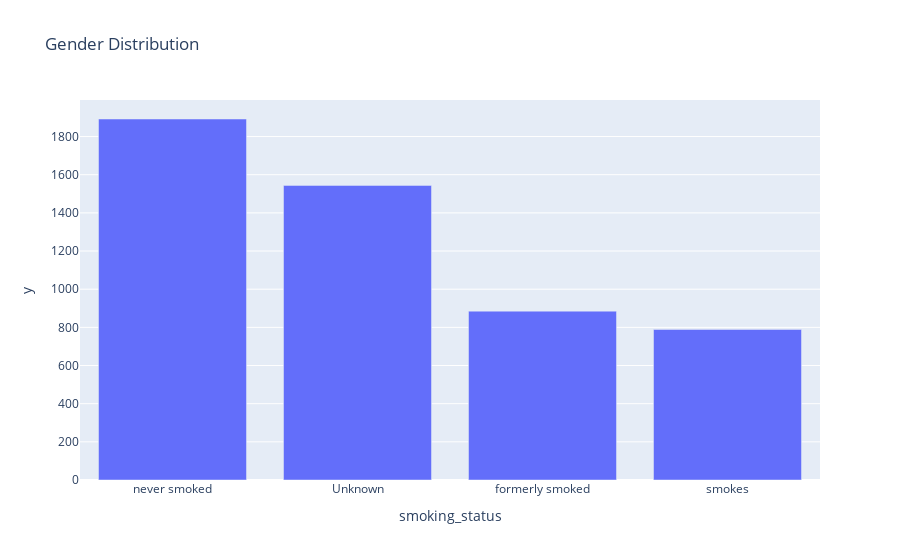

The cell this chart's notebook holds for it:
### Code cell
# distribution of the gender column
gender_count = stroke['smoking_status'].value_counts()
fig_gender = px.bar(gender_count, 
                    x=gender_count.index, 
                    y=gender_count.values, 
                    title='Gender Distribution')
fig_gender.show()

### Figure 1 — Plotly figure (JSON) as saved in the notebook; plotly's stock layout.template omitted (floating-point values rounded to 4 significant figures)
{"data": [{"alignmentgroup": "True", "hovertemplate": "smoking_status=%{x}<br>y=%{y}<extra></extra>", "legendgroup": "", "marker": {"color": "#636efa", "pattern": {"shape": ""}}, "name": "", "offsetgroup": "", "orientation": "v", "showlegend": false, "textposition": "auto", "type": "bar", "x": ["never smoked", "Unknown", "formerly smoked", "smokes"], "xaxis": "x", "y": [1892, 1544, 885, 789], "yaxis": "y"}], "layout": {"barmode": "relative", "legend": {"tracegroupgap": 0}, "title": {"text": "Gender Distribution"}, "xaxis": {"anchor": "y", "domain": [0, 1], "title": {"text": "smoking_status"}}, "yaxis": {"anchor": "x", "domain": [0, 1], "title": {"text": "y"}}}}
